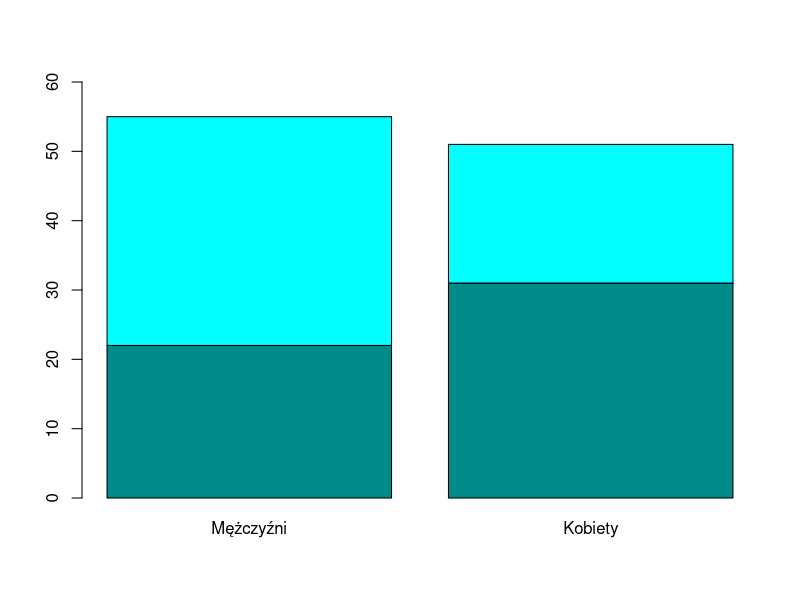

Source code (R):
## ---- chunk 1
knitr::opts_chunk$set(collapse = TRUE, echo=FALSE, warnings = FALSE)
## ---- chunk 2
chisq.test(c(53, 22, 49), p = c(5, 3, 4), rescale.p = T)
chisq.test(c(53, 22, 49), p = c(5, 3, 4), rescale.p = T, simulate.p.value = T, B = 10000)

sum <- 53 + 22 + 49
observed <- c(53, 22, 49)
expected_p <- c(5, 3, 4) / 12
expected <- sum * expected_p
chi_2 <- sum((expected - observed)^2 / expected) #= ~4,07
#df = 2
qchisq(0.95, 2) #= ~6
# chi_2 < qchi
## ---- chunk 3
observed <- matrix(c(315, 108, 101, 32), 2, 2)

expected <- c(9, 3, 3, 1) * sum(observed) / 16
chi_2 <- sum((observed - expected)^2 / expected)
qchisq(0.95, 1)

chisq.test(observed)

## ---- chunk 4
observed <- matrix(c(22, 31, 33, 20), 2, 2)
chisq.test(observed) #z poprawką ciągłości
chisq.test(observed, correct = F) #bez poprawki ciągłości


n <- margin.table(observed)
rows <- margin.table(observed, 1)
cols <- margin.table(observed, 2)

expected <- rbind(cols, cols) * cbind(rows, rows) / n

chi_2 <- sum((observed - expected)^2 / expected) # ~4.57
#df = 1
qchisq(0.95, 1) # ~3.84

## ---- chunk 5
chi_2_corrected <- sum((abs(observed - expected) - 0.5)^2 / expected)
#wynik to ~3.78 co jest mniejsze od granicy obszaru krytycznego ~3.84, zatem (błędnie) stosując poprawkę Yates'a przyjęlibyśmy hipotezę zerową
## ---- chunk 6
barplot(t(observed),
        names.arg = c("Mężczyźni", "Kobiety"), 
        col = c("cyan4", "cyan"),
        ylim = c(0, 60)
        )
#ponieważ tabelka jest tutaj wymiaru 2x2, to uznałem, że najlepszym wykresem będzie tutaj zwykły słupkowy - próbowałem innych, m. in. z pakietu vcd, ale zwyczajnie nie były bardzo czytelne
## ---- chunk 7
library(pwr)
pwr.chisq.test(w=0.2, N = 100, df = 1)
pchisq(qchisq(0.95, 1), df = 1, ncp = (0.2**2) * 100, lower.tail = FALSE)
## ---- chunk 8
m <- matrix(c(0.6,0.1,0.2,0.1), 2,2)
m
print('Phi')
ES.w2(m)
## ---- chunk 9
sim <- replicate(10000,{
          sampl = sample.int(4, 100, replace = TRUE, prob = m)
          m_s = matrix(table(sampl),2,2)
          (chisq.test(m_s, correct = FALSE)$p.value)
})

print('Moc')
moc <- length(sim[sim <= 0.05])/length(sim)
moc

print('Beta-błąd')
1-moc
## ---- chunk 10
pwr.chisq.test(w=ES.w2(m), N = 100, df = 1)
pchisq(qchisq(0.95, 1), df = 1, ncp = (ES.w2(m)**2) * 100, lower.tail = FALSE)
## ---- chunk 11
# Tutaj miejsce na Twój kod
